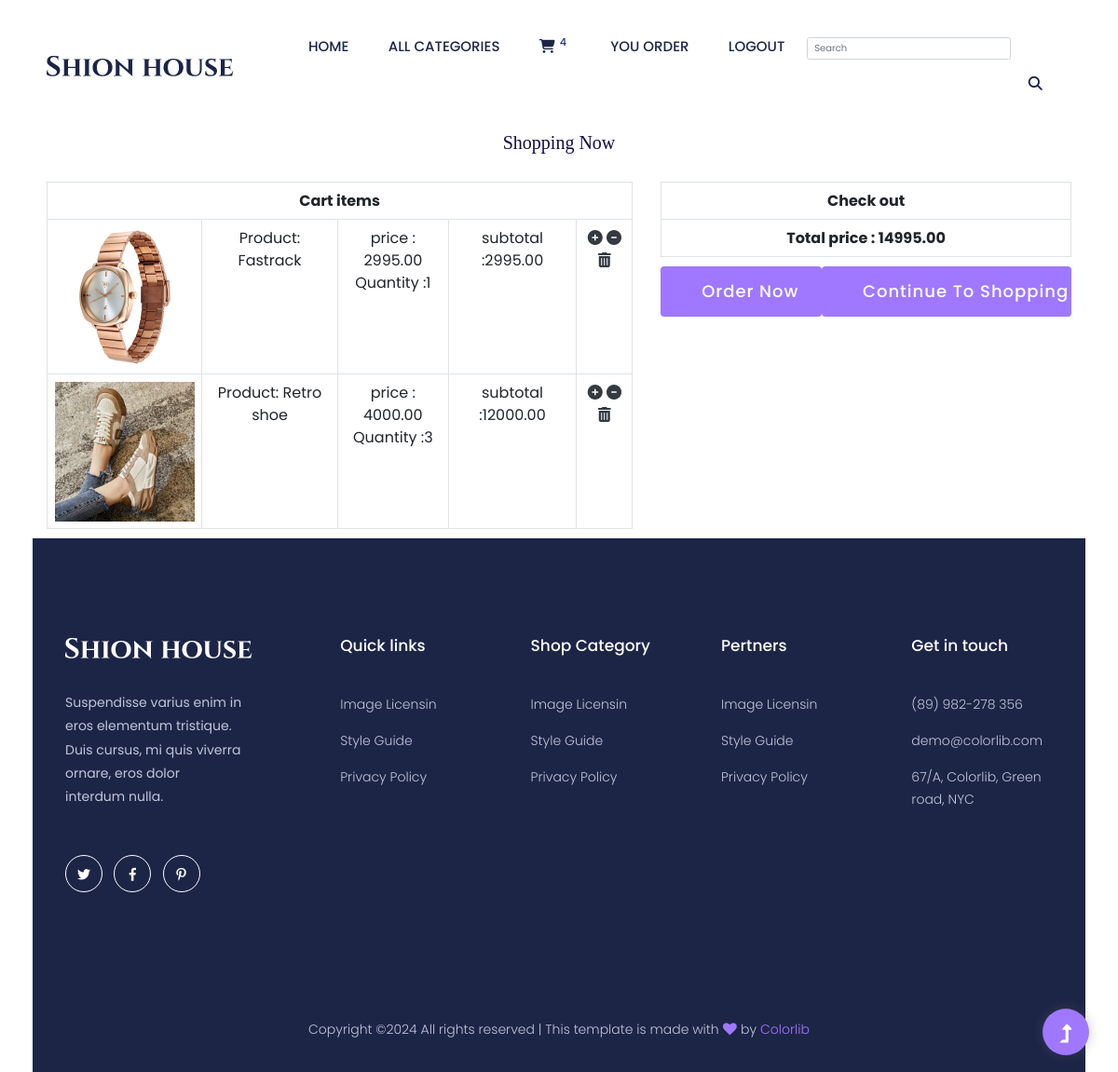
The app's page /cart/cart_view (signed in) with its own data.
### cart/models.py (models this page shows)
class Cart(models.Model):
    user=models.ForeignKey(User,on_delete=models.CASCADE)
    product=models.ForeignKey(Product,on_delete=models.CASCADE)
    quantity=models.IntegerField(default=1)
    date_added=models.DateTimeField(auto_now_add=True)
    def subtotal(self):
        return self.quantity*self.product.price

### shop/models.py (models this page shows, shortened)
class Product(models.Model):
    name=models.CharField(max_length=50)
    desc=models.TextField()
    image=models.ImageField(upload_to="products")
    price=models.DecimalField(max_digits=10,decimal_places=2)
    stock=models.IntegerField()
    available=models.BooleanField(default=True)
    created=models.DateTimeField(auto_now_add=True)
    updated=models.DateTimeField(auto_now=True)
    category=models.ForeignKey(Category,on_delete=models.CASCADE)

### cart/views.py (the view)
# urls.py: path('cart_view', views.cart_view, name="cart_view"),
@login_required
def cart_view(request):
    u=request.user
    c=Cart.objects.filter(user=u)
    total=0
    for i in c:
        total+=i.quantity*i.product.price
    context={'cart':c,'total':total}
    return render(request,'cart.html',context)

### cart/context_processors.py (called while the page is built)
def count_items(request):
    u=request.user
    count=0
    if request.user.is_authenticated:
        try:
            c=Cart.objects.filter(user=u)
            for i in c:
                count+=i.quantity
        except:
            count=0
    return {'c':count}

### shop/context_processors.py (called while the page is built)
def menu_links(request):
    c=Category.objects.all()
    return {'links':c}   #we can use this data globally across all webpages inside our app

### templates/cart.html (shortened to what this page needs)
{% extends 'base.html' %}
{% load static %}
{% block content %}
<div class="container">
    <div class="row">
        <div class="col-12">
            <h2 class="text-center fw-bold mb-5">Shopping Now</h2>
        </div>
        <div class="col-7">
            <table class="table table-bordered text-center">
                <tr><th colspan="7">Cart items</th></tr>
                {%  for i in cart %}
                <tr>
                    <td><img src="{{i.product.image.url}}" width="150px"></td>
                    <td>Product: {{i.product.name}}</td>
                    <td>price : {{i.product.price}}<br>
                    Quantity :{{i.quantity}}</td>
                    <td>subtotal :{{i.subtotal}}</td>
                    <td>
                            {% if i.product.stock > 0 %}
                            <a href="{% url 'cart:cart' i.product.id %}"><i class="fa-solid fa-circle-plus text-dark"></i></a>
                            <a href="{% url 'cart:cart_remove' i.product.id %}"><i class="fa-solid fa-circle-minus text-dark"></i></a>
                            <a href="{% url 'cart:cart_delete' i.product.id %}"><i class="fa-solid fa-trash-can text-dark"></i></a>
                            {% endif %}
                    </td>
                </tr>
                {% endfor %}
            </table>
        </div>
         <div class="col-5">
             <table class="table table-bordered text-center">
                 <tr><th colspan="3">Check out</th></tr>
                 <tr><th colspan="3">Total price : {{total}}</th></tr>
             </table>
             <div class="d-flex justify-content-between">
                <a href="{% url 'cart:order_form' %}" class="btn btn-outline-secondary me-2">Order now</a>
                <a href="" class="btn btn-outline-secondary ">continue to shopping</a>
            </div>
         </div>
    </div>
</div>
{% endblock %}

### templates/base.html (shortened to what this page needs)
<!doctype html>
{% load static %}
<html class="no-js" lang="zxx">
<head>
    <link rel="stylesheet" href="https://cdnjs.cloudflare.com/ajax/libs/font-awesome/6.6.0/css/all.min.css" />
    <link rel="stylesheet" href="{% static 'assets/css/bootstrap.min.css' %}">
    <link rel="stylesheet" href="{% static 'assets/css/owl.carousel.min.css' %}">
    <link rel="stylesheet" href="{% static 'assets/css/slicknav.css' %}">
    <link rel="stylesheet" href="{% static 'assets/css/flaticon.css' %}">
    <link rel="stylesheet" href="{% static 'assets/css/progressbar_barfiller.css' %}">
    <link rel="stylesheet" href="{% static 'assets/css/gijgo.css' %}">
    <link rel="stylesheet" href="{% static 'assets/css/animate.min.css' %}">
    <link rel="stylesheet" href="{% static 'assets/css/animated-headline.css' %}">
    <link rel="stylesheet" href="{% static 'assets/css/magnific-popup.css' %}">
    <link rel="stylesheet" href="{% static 'assets/css/fontawesome-all.min.css' %}">
    <link rel="stylesheet" href="{% static 'assets/css/themify-icons.css' %}">
    <link rel="stylesheet" href="{% static 'assets/css/slick.css' %}">
    <link rel="stylesheet" href="{% static 'assets/css/nice-select.css' %}">
    <link rel="stylesheet" href="{% static 'assets/css/style.css' %}">
</head>
<body class="full-wrapper">
    <header>
        <div class="header-area ">
            <div class="main-header header-sticky">
                <div class="container-fluid">
                    <div class="menu-wrapper d-flex align-items-center justify-content-between">
                        <div class="header-left d-flex align-items-center">
                            <div class="logo">
                                <a href="index.html"><img src="{% static 'assets/img/logo/logo.png' %}" alt=""></a>
                            </div>
                            <div class="main-menu  d-none d-lg-block">
                                <nav>
                                    <ul id="navigation">
                                        <li><a href="{% url 'shop:categories' %}">Home</a></li>
                                          <li><a href="">All categories</a>
                                          {% if user.is_authenticated %}
                                          {% if user.is_superuser == False %}
                                        </li>
                                        <li>
                                          <a class="nav-link" href="{% url 'cart:cart_view' %}"><i class="fa-solid fa-cart-shopping"></i><sup class="mx-2 fs-6">{{c}}</sup></a>
                                        </li>
                                        <li><a href="{% url 'cart:order_view' %}">You order</a></li>
                                        {% else %}
                                        <li><a href="{% url 'shop:add_categories' %}">Add categories</a></li>
                                        <li><a href="{% url 'shop:add_product' %}">Add products</a></li>
                                        {% endif %}
                                        <li><a href="{% url 'shop:user_logout' %}">Logout</a></li>
                         <li>
                            <form class="d-flex" method="POST" action="{% url 'search:search_products' %}">
                                    <input class="form-control me-2" type="search" name="q" placeholder="Search" aria-label="Search">
                                      <a class="nav-link" href=""><i class="fa-solid fa-magnifying-glass"></i></a>
                             </form>
                          </li>
                        {% else %}
                        <li><a href="{% url 'shop:registration' %}">Register</a></li>
                        <li><a href="{% url 'shop:user_login' %}">Login</a></li>
                        {% endif %}
                                 </ul>
                            </nav>
                        </div>
                    </div>
                        <div class="col-12">
                        </div>
                    </div>
                </div>
            </div>
        </div>
    </header>
{% block content %}
{% endblock %}
<footer>
    <div class="footer-area footer-padding">
        <div class="container-fluid ">
            <div class="row d-flex justify-content-between">
                <div class="col-xl-3 col-lg-3 col-md-8 col-sm-8">
                 <div class="single-footer-caption mb-50">
                   <div class="single-footer-caption mb-30">
                      <div class="footer-logo mb-35">
                       <a href="index.html"><img src="assets/img/logo/logo2_footer.png" alt=""></a>
                   </div>
                   <div class="footer-tittle">
                       <div class="footer-pera">
                           <p>Suspendisse varius enim in eros elementum tristique. Duis cursus, mi quis viverra ornare, eros dolor interdum nulla.</p>
                       </div>
                   </div>
                   <div class="footer-social">
                    <a href="#"><i class="fab fa-twitter"></i></a>
                    <a href="https://bit.ly/sai4ull"><i class="fab fa-facebook-f"></i></a>
                    <a href="#"><i class="fab fa-pinterest-p"></i></a>
                </div>
            </div>
        </div>
    </div>
    <div class="col-xl-2 col-lg-2 col-md-4 col-sm-4">
        <div class="single-footer-caption mb-50">
            <div class="footer-tittle">
                <h4>Quick links</h4>
                <ul>
                    <li><a href="#">Image Licensin</a></li>
                    <li><a href="#">Style Guide</a></li>
                    <li><a href="#">Privacy Policy</a></li>
                </ul>
            </div>
        </div>
    </div>
    <div class="col-xl-2 col-lg-2 col-md-4 col-sm-4">
        <div class="single-footer-caption mb-50">
            <div class="footer-tittle">
                <h4>Shop Category</h4>
                <ul>
                    <li><a href="#">Image Licensin</a></li>
                    <li><a href="#">Style Guide</a></li>
                    <li><a href="#">Privacy Policy</a></li>
                </ul>
            </div>
        </div>
    </div>
    <div class="col-xl-2 col-lg-2 col-md-4 col-sm-4">
        <div class="single-footer-caption mb-50">
            <div class="footer-tittle">
                <h4>Pertners</h4>
                <ul>
                    <li><a href="#">Image Licensin</a></li>
                    <li><a href="#">Style Guide</a></li>
                    <li><a href="#">Privacy Policy</a></li>
                </ul>
            </div>
        </div>
    </div>
    <div class="col-xl-2 col-lg-3 col-md-4 col-sm-4">
        <div class="single-footer-caption mb-50">
            <div class="footer-tittle">
                <h4>Get in touch</h4>
                <ul>
                    <li><a href="#">(89) 982-278 356</a></li>
                    <li><a href="#">demo@colorlib.com</a></li>
                    <li><a href="#">67/A, Colorlib, Green road, NYC</a></li>
                </ul>
            </div>
        </div>
    </div>
</div>
</div>
</div>
<div class="footer-bottom-area">
    <div class="container">
        <div class="footer-border">
           <div class="row d-flex align-items-center">
               <div class="col-xl-12 ">
                   <div class="footer-copy-right text-center">
                       <p>
                          Copyright &copy;<script>document.write(new Date().getFullYear());</script> All rights reserved | This template is made with <i class="fa fa-heart" aria-hidden="true"></i> by <a href="https://colorlib.com" target="_blank">Colorlib</a>
                          </p>
                      </div>
                  </div>
              </div>
          </div>
      </div>
  </div>
</footer>
<div id="back-top" >
    <a title="Go to Top" href="#"> <i class="fas fa-level-up-alt"></i></a>
</div>
</body>
</html>

### records on screen
Cart: product.image (picture), product.name "Fastrack", product.price "2995.00", quantity "1", subtotal "2995.00"
Cart: product.image (picture), product.name "Retro shoe", product.price "4000.00", quantity "3", subtotal "12000.00"

### other values on screen
{{ c }} "4"
{{ total }} "14995.00"
